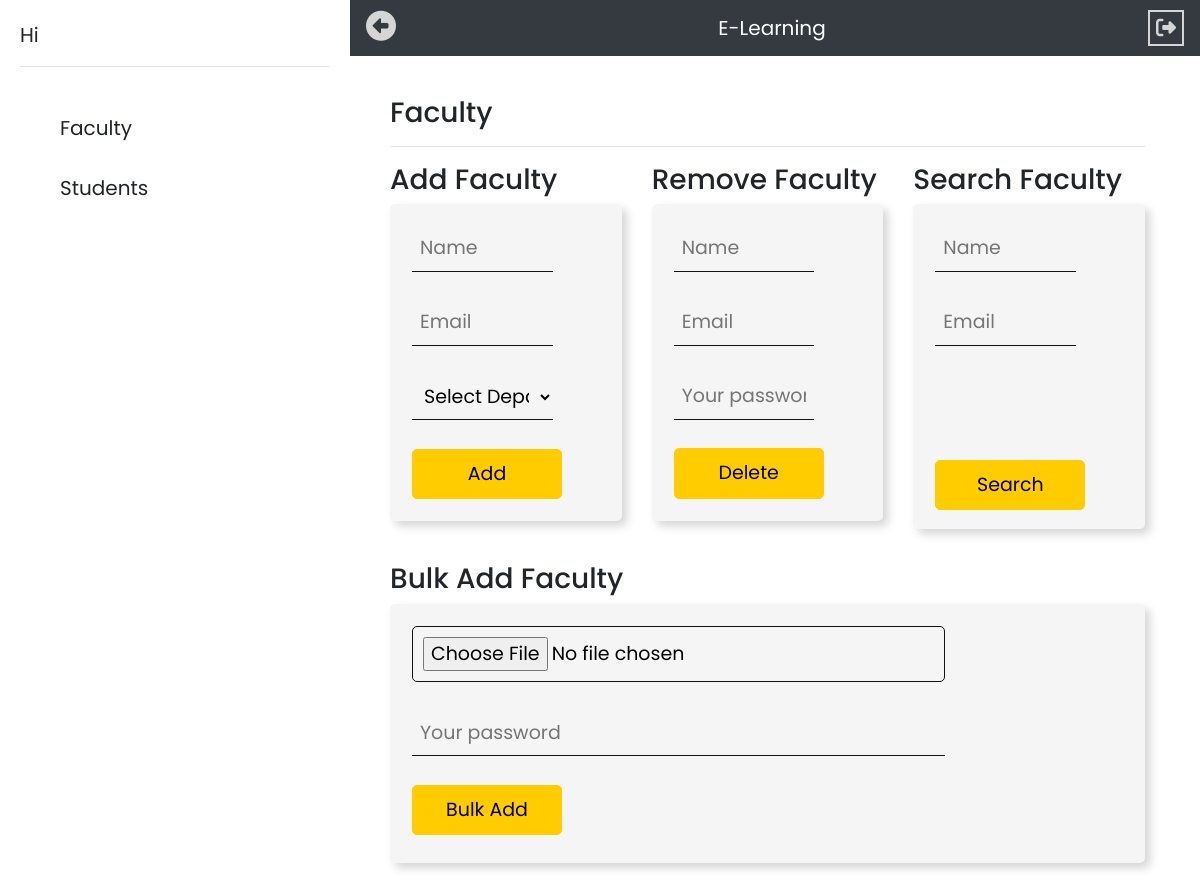
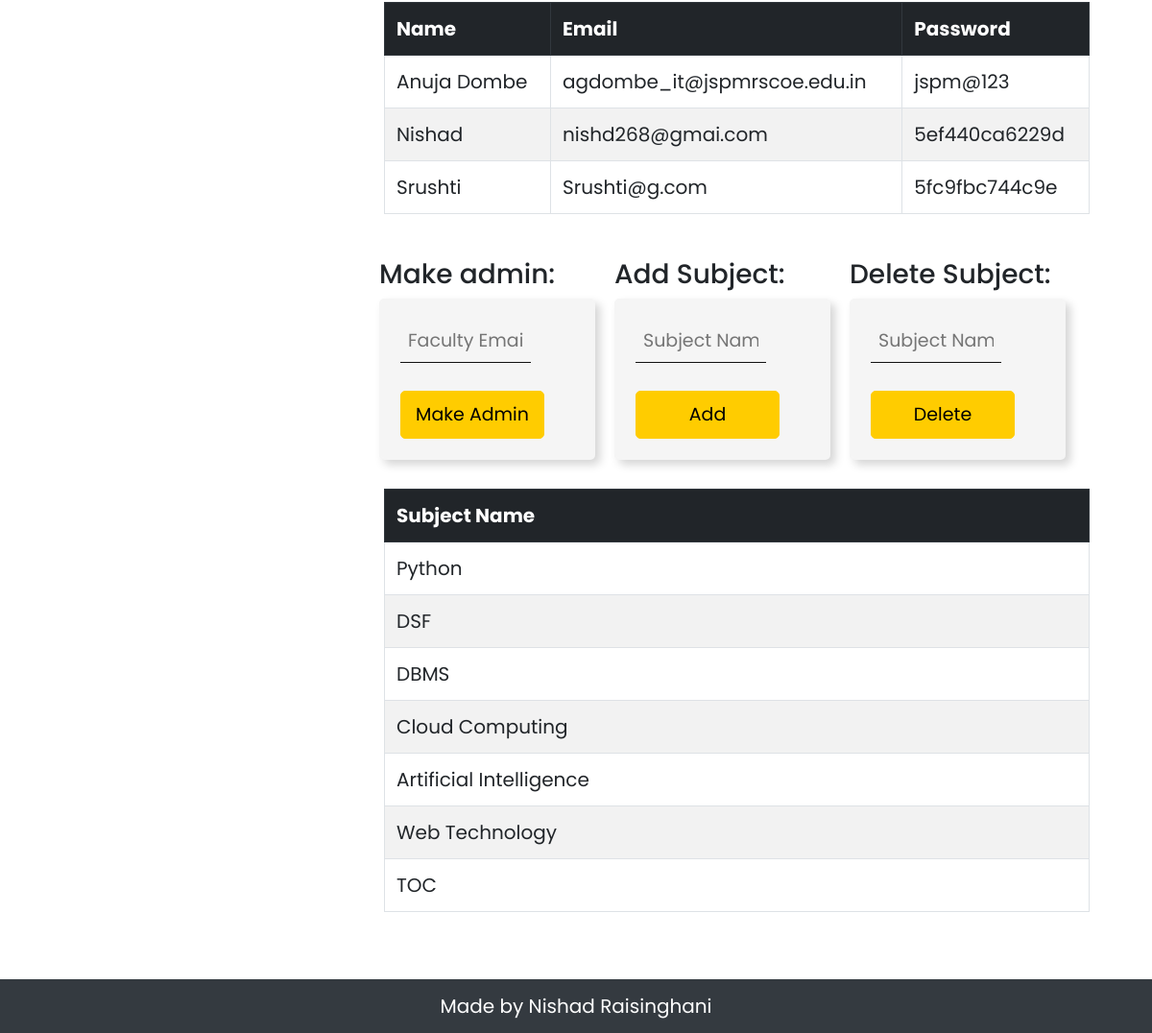
/Admin/admin.php, run on the app's committed database (2 pictures, top to bottom).
### tables this page shows
CREATE TABLE `user` (
  `name` text NOT NULL,
  `email` varchar(255) NOT NULL,
  `pass` text NOT NULL,
  `pos` varchar(3) NOT NULL,
  `dept` varchar(255) NOT NULL,
  `year` varchar(255) NOT NULL
);

CREATE TABLE `subjects` (
  `subject_Id` int(11) NOT NULL,
  `subject` varchar(255) NOT NULL,
  `year` varchar(3) NOT NULL,
  `dept` varchar(255) NOT NULL,
  `sem` int(11) NOT NULL
);

### Admin/adminFaculty.php (the view, shortened to what this page needs)
     <div id="faculty" style="display: none;">
      <h3>Faculty</h3>
      <hr>
      <div class="row">
        <div class="col adminpad">
          <h3>Add Faculty</h3>
              <form method='POST' action='admin.php' class="fc">
                  <input type="text" name="name" placeholder="Name"><br><br>
                  <input type="email" name="email" placeholder="Email"><br><br>
                    <select name="dept" id="dept">
            <option value="">Select Department</option>
          </select><br><br>
                  <input type="submit" name="addfaculty" value="Add">&nbsp;&nbsp;&nbsp;
               </form>
        </div>
        <div class="col adminpad">
          <h3>Remove Faculty</h3>
              <form method='POST' action='admin.php' class="fc">
                  <input type="text" name="name" placeholder="Name"><br><br>
                  <input type="email" name="email" placeholder="Email"><br><br>
                  <input type="password" name="password" placeholder="Your password"><br><br>
                  <input type="submit" name="delfaculty" value="Delete">
               </form>
        </div>
        <div class="col adminpad">
          <h3>Search Faculty</h3>
              <div class="fc" style="height: 88%;">
                  <input type="text" name="name" placeholder="Name"><br><br>
                  <input type="email" name="email" placeholder="Email" id="find"><br><br><br>
                  <br><br>
                  <button onclick="findString('find')">Search</button>
                </div>
        </div>
        <div class="col adminpad">
          <h3>Bulk Add Faculty</h3>
              <form method='POST' action='admin.php' class="fc" style="height: 88%;" enctype='multipart/form-data'>
                  <input type="file" name="fl"><br><br>
                  <input type="password" name="password" placeholder="Your password"><br><br>
                  <input type="submit" name="bulkaddfaculty" value="Bulk Add">
               </form>
        </div>
   </div>
    <div class="table-responsive pad">
    <table class="table table-bordered  table-striped">
      <tr class="thead-dark"><th>Name</th><th>Email</th><th>Password</th></tr>
      <?php
         $q="SELECT * FROM user WHERE pos='T' ORDER BY name asc";
         $run=mysqli_query($conn,$q);
         while($row=mysqli_fetch_assoc($run))
         {
         echo "<tr><td>".$row['name']."</td>
         <td>".$row['email']."</td>
         <td>".$row['pass']."</td>
          <input type='hidden' name='em' value='".$row['email']."'>";
       }
      ?>
    </table>
  </div>
  <div class="row pad" style="width: 100%; ">
      <div class="col-lg-4 sm-12 md-12 pad">
      <span><h3>Make admin:</h3></span>
      <form class="fc" method="post" action="admin.php"><input type="email" name="email" placeholder="Faculty Email"><br><br><input type="submit" name="mkadmin" value="Make Admin"></form>  </div>
      <div class="col-lg-4 sm-12 md-12 pad">
      <span><h3>Add Subject:</h3></span>
      <form class="fc" method="post" action="admin.php"><input type="text" name="sub" placeholder="Subject Name"><br><br><input type="submit" name="addsub" value="Add"></form>  </div>
      <div class="col-lg-4 sm-12 md-12 pad">
      <span><h3>Delete Subject:</h3></span>
      <form class="fc" method="post" action="admin.php"><input type="text" name="sub" placeholder="Subject Name"><br><br><input type="submit" name="delsub" value="Delete"></form>  </div>
    </div>
 <div class="table-responsive pad">
    <table class="table table-bordered  table-striped">
      <tr class="thead-dark"><th>Subject Name</th></tr>
      <?php
         $q="SELECT * FROM subjects";
         $run=mysqli_query($conn,$q);
         while($row=mysqli_fetch_assoc($run))
         {
         echo "<tr><td>".$row['subject']."</td>";
         }
      ?>
    </table>
  </div>
  </div>
</div>

### Admin/admin.php (shortened to what this page needs)
<?php
              include 'connection.php';
               $name=$_SESSION['admin_user_name'];
?>
<!DOCTYPE html>
<html>
<head>
 <?php include '../links.php'; ?>
</head>
<body>
<div id="sb">
    Hi <?php echo $name ;?>
    <hr>
    <br>
    <ul style="list-style-type: none;">
      <li id="fac" onclick="show('faculty','fac')">Faculty</li><br>
      <li id="stu" onclick="show('student','stu')">Students</li><br>
    </ul>
  </div>
    <nav class="navbar navbar-expand-lg navbar-dark bg-dark sticky-top">
         <ul class="navbar-nav mr-auto">
      <li class="nav-item active">
        <i id="tg" class='fas fa-arrow-alt-circle-right' style='color:#d5d5d5;font-size: 30px;'></i>
      </li>
    </ul>
      <a class="navbar-brand mx-auto" href="#">E-Learning</a>
      <ul class="navbar-nav ml-auto">
      <li class="nav-item active">
        <form method="post">
        <button  type="submit" name='lgt' style="border:2px solid #d5d5d5; background-color: transparent;color: #d5d5d5;"><i class="fas fa-sign-out-alt"></i></button>
        </form>
      </li>
   </ul>
    </nav>
    <div class="container-fluid">
      <div class="row pad">
        <div class="col-lg-12 sm-auto md-12 pad2" id="body">
            <?php include 'adminFaculty.php'; ?>
            </div>
        </div>
      <br><br>
      <div class="navbar navbar-expand-lg navbar-dark bg-dark" id="footer">
        <a class="navbar-brand mx-auto">Made by Nishad Raisinghani</a>
      </div>
</body>
</html>

### links.php (shortened to what this page needs)
<link rel="stylesheet" href="https://maxcdn.bootstrapcdn.com/bootstrap/4.0.0/css/bootstrap.min.css">

### style.php (style rules this page uses)
body { font-family: 'Poppins', sans-serif; font-size: 20px; -webkit-user-select: none; -moz-user-select: none; -ms-user-select: none; user-select: none; }
.pad2 { padding:30px; }
.adminpad { padding-bottom:30px; }
#sb { background-color: #ffffff; float: left; padding: 20px; width: 350px; height: 100vh; display: none; position: relative; }
#sb li { cursor: pointer; }
.pad { padding: 10px; }
.fc { padding: 20px; background-color: #f5f5f5; border-radius: 5px; border:2px solid #f5f5f5; box-shadow: 5px 5px 10px #d5d5d5; font-size:19px; }
.fc input,select { border:none; border-bottom: 1px solid #121212; background-color:#f5f5f5; padding: 8px; width:75%; display: inline-block; }
.fc input[type=submit] { background-color:#ffcc00 !important; border:1px solid #ffcc00 !important; color: black !important; padding: 10px; border-radius: 5px; width: 150px; }
.fc button { background-color:#ffcc00 !important; border:1px solid #ffcc00 !important; color: black !important; padding: 10px; border-radius: 5px; width: 150px; }
.fc input[type=file] { background-color:#f5f5f5 !important; border:1px solid #121212 !important; color: black !important; padding: 10px; border-radius: 5px; }
#footer { position: fixed; left: 0; bottom: 0; width: 100vw; color: white; }

### data on the page
user: name "Anuja Dombe", email "agdombe_it@jspmrscoe.edu.in", pass "jspm@123"
user: name "Nishad", email "nishd268@gmai.com", pass "5ef440ca6229d"
user: name "Srushti", email "Srushti@g.com", pass "5fc9fbc744c9e"
subjects: subject "Python"
subjects: subject "DSF"
subjects: subject "DBMS"
subjects: subject "Cloud Computing"
subjects: subject "Artificial Intelligence"
subjects: subject "Web Technology"
subjects: subject "TOC"
